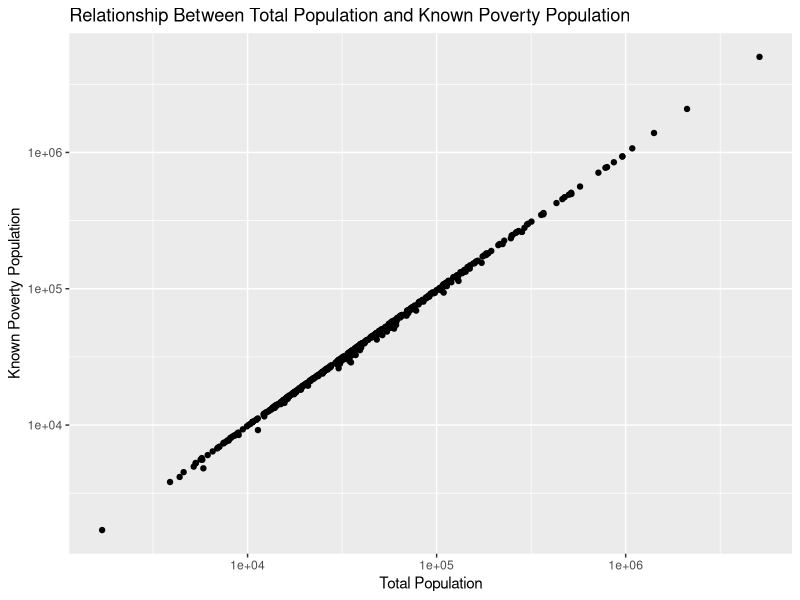
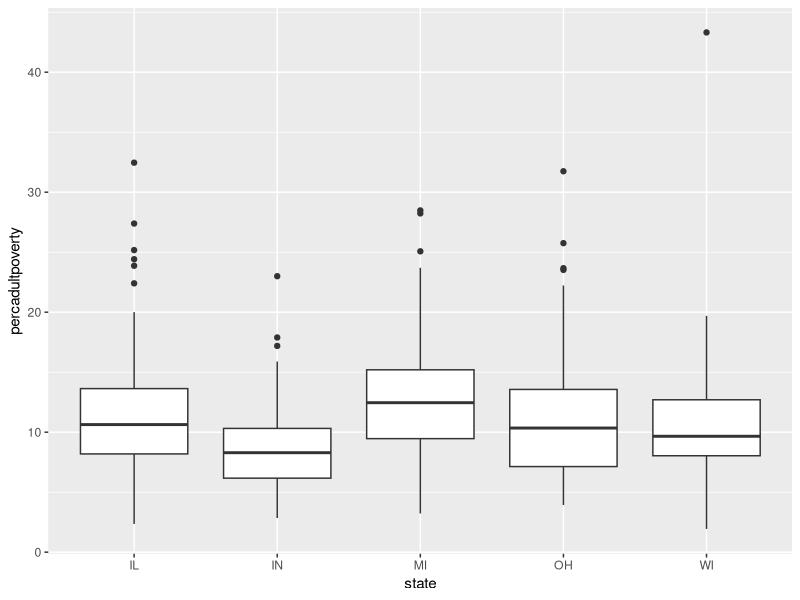
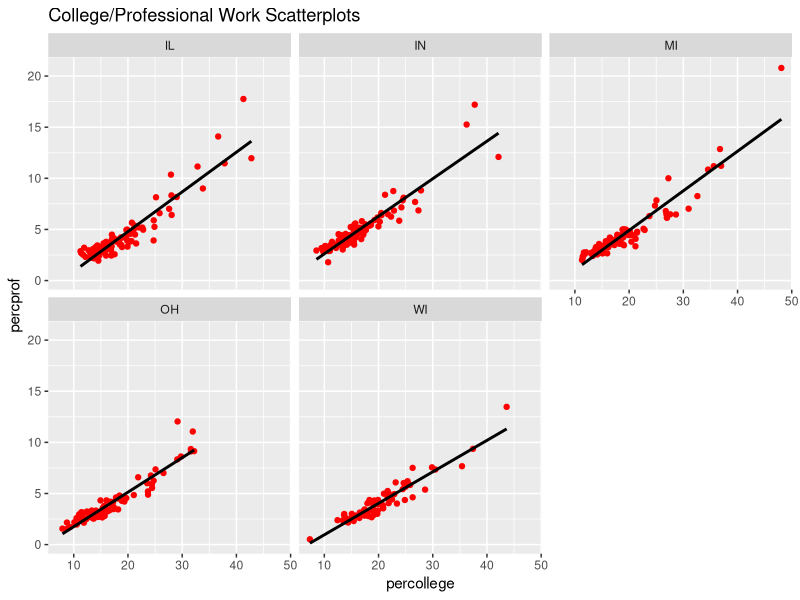
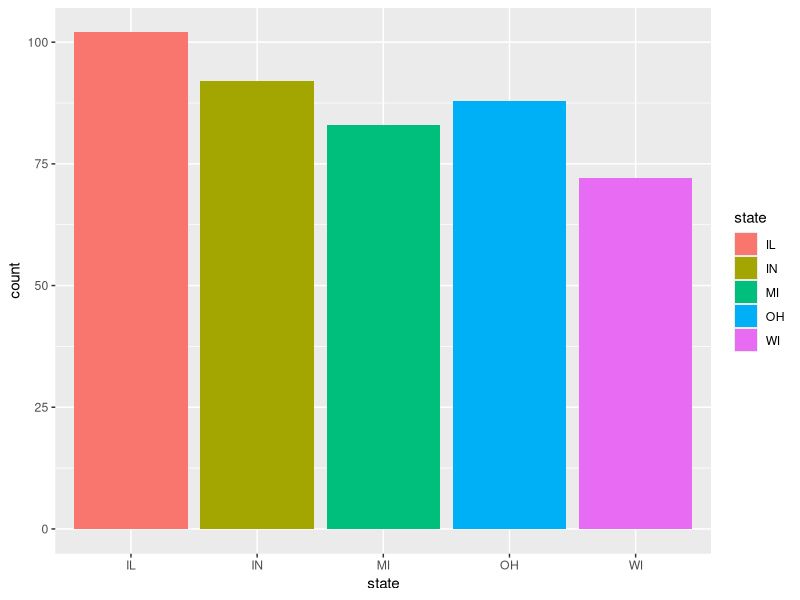
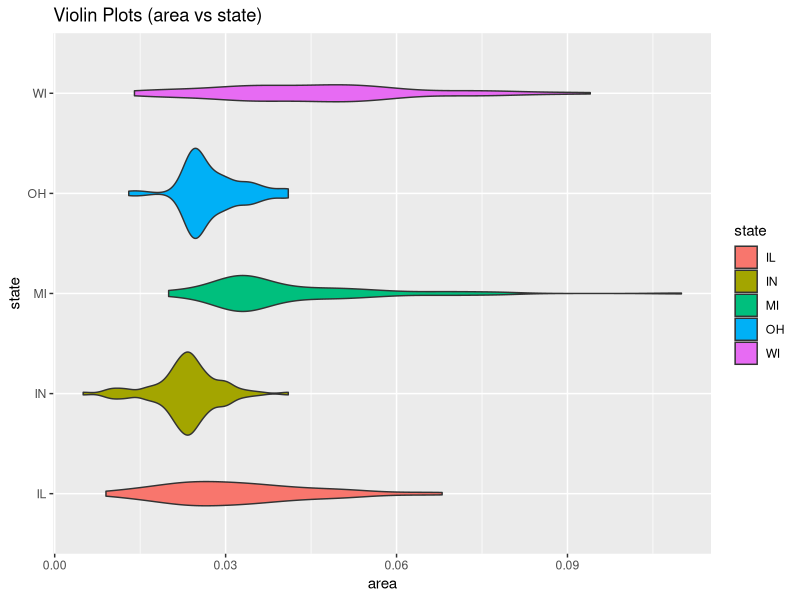

Generate these figures, in order, with R:
## ---- chunk 1
knitr::opts_chunk$set(echo = TRUE)
options(repos = c(CRAN = "https://cran.r-project.org"))
## ---- chunk 2
install.packages("tidyverse")
library(tidyverse)
install.packages("ggplot2")
library(ggplot2)
install.packages("dplyr")
library(dplyr)
## ---- chunk 3
# piping method
midwest %>% 
  filter(state %in% c("OH"))
## ---- chunk 4
# assignment method
ohio_data <- filter(midwest, state == "OH")
head(ohio_data)
## ---- chunk 5
midwest %>% 
  filter((state == "OH"),
         popwhite > 50000,
         popwhite < 90000)
## ---- chunk 6
midwest %>% 
  select(state:county, poptotal, popamerindian, percamerindan) %>% 
  arrange(desc(popamerindian)) %>% 
  slice_head(n = 20)
## ---- chunk 7
midwest %>% 
  filter((state == "MI"),
         (poppovertyknown > 10000 & percprof > 10)) %>% 
  select(state:county, poppovertyknown, percprof) 
## ---- chunk 8
midwest %>% 
  mutate(mean_poverty_pop = mean(poppovertyknown)) %>% 
  group_by(county) %>% 
  select(county:state, mean_poverty_pop)
## ---- chunk 9
ggplot(data = midwest, mapping = aes(x = poptotal, y = poppovertyknown)) +
  geom_point() +
  scale_x_log10() +
  scale_y_log10() +
  xlab("Total Population") +
  ylab("Known Poverty Population") +
  ggtitle("Relationship Between Total Population and Known Poverty Population")
## ---- chunk 10
ggplot(data = midwest, mapping = aes(x = state, y = percadultpoverty)) +
  geom_boxplot() +
  xlab("state") +
  ylab("percadultpoverty")
## ---- chunk 11
ggplot(data = midwest, mapping = aes(x = percollege, y = percprof)) +
  geom_point(color = "red") +
  geom_smooth(se = FALSE, method = lm, color = "black") +
  xlab("percollege") +
  ylab("percprof") +
  ggtitle("College/Professional Work Scatterplots") +
  facet_wrap(.~state)
## ---- chunk 12
ggplot(data = midwest, mapping = aes(x = state, fill = state)) +
  geom_bar()
## ---- chunk 13
str(midwest)
## ---- chunk 14
# first method
midwest$poptotal
## ---- chunk 15
subset <- midwest["poptotal"]
print(subset)
## ---- chunk 16
midwest %>% 
  group_by(state) %>% 
  summarize(mean_area = mean(area)) %>% 
  select(state, mean_area)
## ---- chunk 17
midwest %>% 
  mutate(Ratio = popadults/poptotal) %>% 
  mutate(Percent = Ratio*100) %>% 
  select(state, county, poptotal, popadults, Ratio, Percent) %>% 
  filter(state == "WI") %>% 
  slice_head(n = 25)
## ---- chunk 18
ggplot(data = midwest, mapping = aes(x = area, y = state, fill = state)) +
  geom_violin() +
  ggtitle("Violin Plots (area vs state)")
